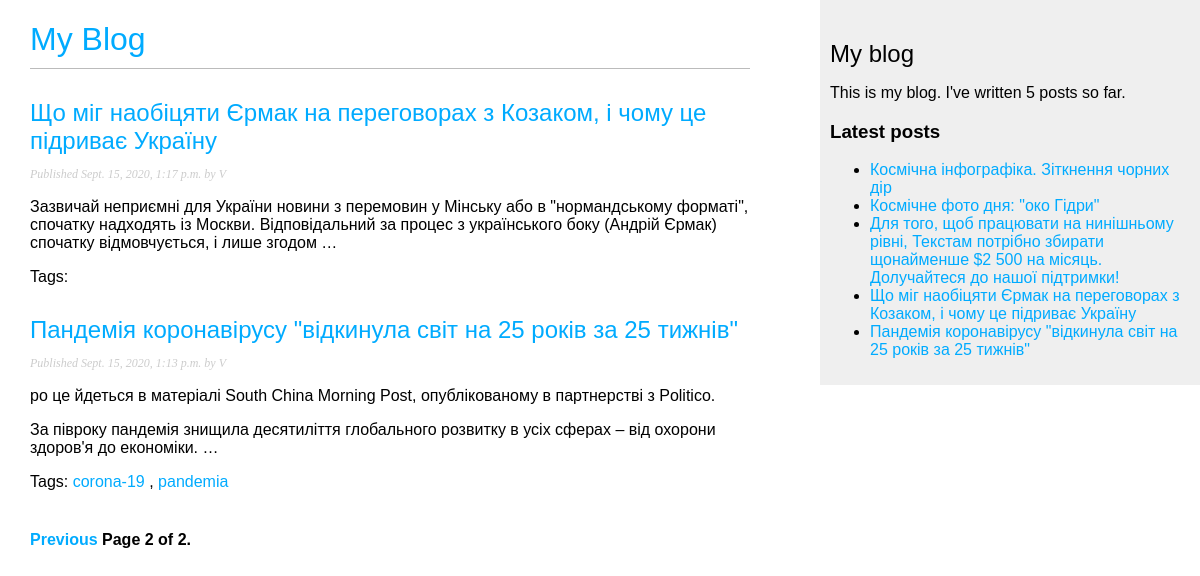
The app's page /?page=2, older data.
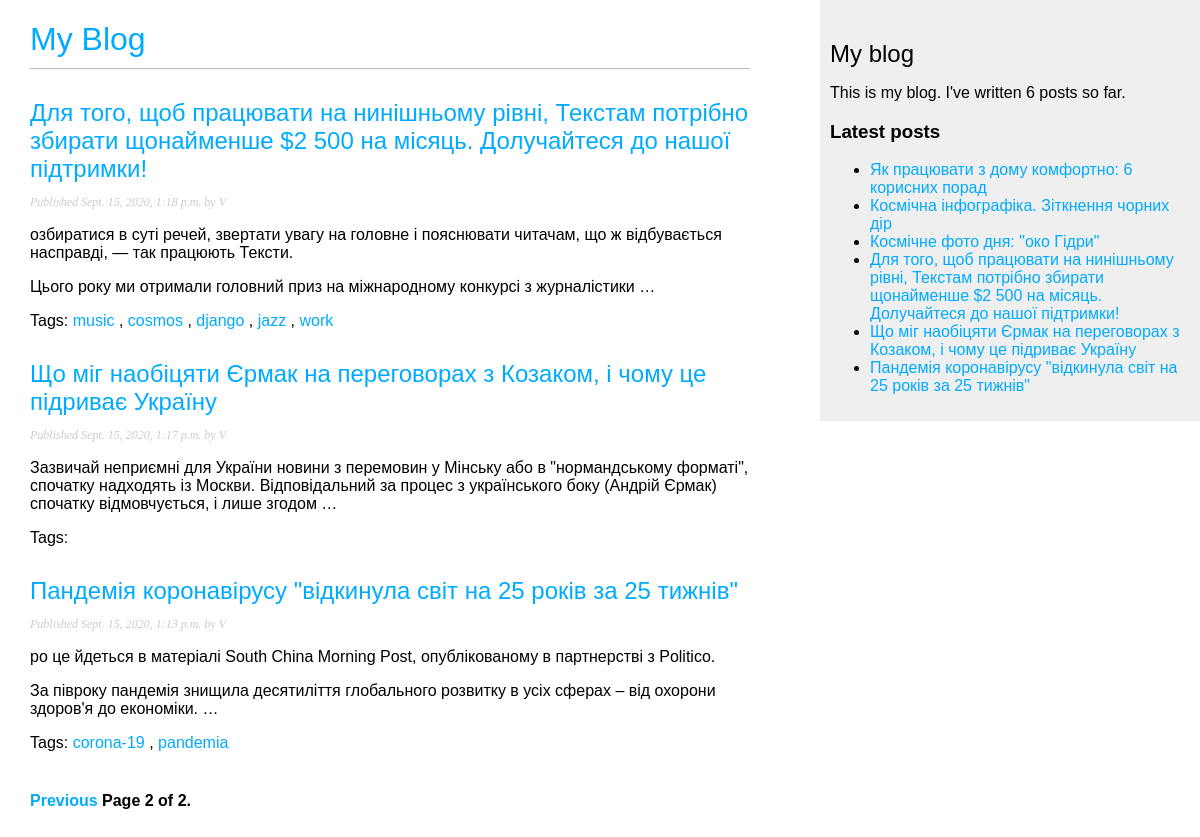
The same page, newer data.
### blog/models.py (models this page shows, shortened)
class Post(models.Model):
    STATUS_CHOICES = (('draft', 'Draft'), ('published', 'Published'),)
    title = models.CharField(max_length=250)
    slug = models.SlugField(max_length=250, unique_for_date='publish')
    author = models.ForeignKey(User, on_delete=models.CASCADE, related_name='blog_posts')
    body = models.TextField()
    publish = models.DateTimeField(default=timezone.now)
    created = models.DateTimeField(auto_now_add=True)
    updated = models.DateTimeField(auto_now=True)
    status = models.CharField(max_length=10, choices=STATUS_CHOICES, default='draft')
    objects = models.Manager()  # Менеджер по умолчанию.
    published = PublishedManager() # Наш новый менеджер.
    tag = TaggableManager()
    class Meta:
        ordering = ('-publish',)
    def get_absolute_url(self):
        return reverse('blog:post_detail',
                       args=[self.publish.year, self.publish.month, self.publish.day, self.slug])

### blog/views.py (the view)
# urls.py: path('', views.post_list, name='post_list'),
def post_list(request, tag_slug=None):
    object_list = Post.published.all()
    tag = None
    paginator = Paginator(object_list, 3)  # По 3 статьи на каждой странице.
    page = request.GET.get('page')
    if tag_slug:
        tag = get_object_or_404(Tag, slug=tag_slug)
        object_list = object_list.filter(tag__in=[tag])
        paginator = Paginator(object_list, 2)
    try:
        posts = paginator.page(page)
    except PageNotAnInteger:
        posts = paginator.page(1)  # Если указанная страница не является целым числом.
    except EmptyPage:
        posts = paginator.page(paginator.num_pages)  # Если указанный номер больше, чем всего страниц, возвращаем последнюю.
    return render(request, 'blog/post/list.html', {'page': page, 'posts': posts, 'tag': tag})

### blog/models.py (called while the page is built)
    def get_queryset(self):
        return super().get_queryset().filter(status='published')

### blog/templatetags/blog_tags.py (called while the page is built)
@register.simple_tag
def total_posts():
    return Post.published.count()

@register.inclusion_tag('blog/post/latest_posts.html')
def show_latest_posts(count=5):
    latest_posts = Post.published.order_by('-publish')[:count]
    return {'latest_posts': latest_posts}

@register.filter(name='markdown')
def markdown_format(text):
    return mark_safe(markdown.markdown(text))

### blog/templates/blog/post/list.html (shortened to what this page needs)
{% extends "blog/base.html" %}
{% load blog_tags%}
{% block content %}
<h1><a href="{{'/' }}">My Blog </a></h1>
{% for post in posts %}
    <h2>
    <a href="{{ post.get_absolute_url }}">{{ post.title }}</a>
    </h2>
    <p class="date">Published {{ post.publish }} by {{ post.author }}</p>
    {{ post.body| markdown|truncatewords_html:30 }}
    <p class="tags">
        Tags:
        {% for tag in post.tag.all %}
        <a href="{% url 'blog:post_list_by_tag' tag.slug %}">
        {{ tag.name }}
        </a>
        {% if not forloop.last %}, {% endif %}
        {% endfor %}
        </p>
{% endfor %}
{% include "blog/post/pagination.html" with page=posts %}
{% endblock %}

### blog/templates/blog/post/latest_posts.html
<ul>
{% for post in latest_posts %}
<li><a href="{{ post.get_absolute_url }}">{{ post.title }}</a></li>
{% endfor %}
</ul>

Row changes from the older to the newer data that the page shows:
now on one of the page's lists (row unchanged): Post: title "Для того, щоб працювати на нинішньому рівні, Текстам потрібно збирати щонайменше $2 500 на місяць. Долучайтеся до нашої підтримки!", publish "Sept. 15, 2020, 1:18 p.m.", author "V", body "озбиратися в суті речей, звертати увагу на головне і пояснювати читачам, що ж відбувається насправді, — так працюють Тексти. Цього року ми отримали головний приз на міжнародному конкурсі з журналістики …"
changed Post: gains Tag (name "music"); gains Tag (name "cosmos")
added Tag: name "django", shown under Post "Sept. 15, 2020, 1:18 p.m."
added Tag: name "jazz", shown under Post "Sept. 15, 2020, 1:18 p.m."
added Tag: name "work", shown under Post "Sept. 15, 2020, 1:18 p.m."
added Post: title "Як працювати з дому комфортно: 6 корисних порад", shown under "Latest posts"
Text that changed along with them:
text no longer shown: "5"
text now shown: "6"
